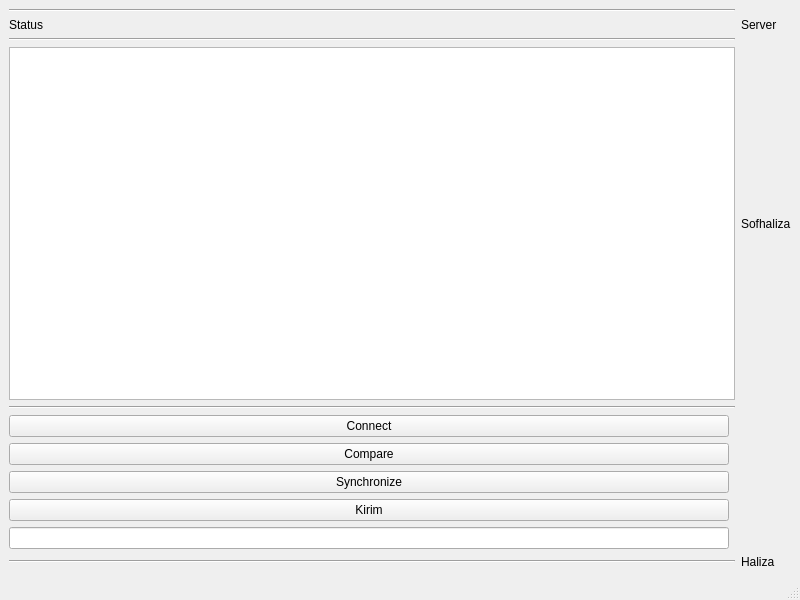
<?xml version="1.0" encoding="UTF-8"?>
<ui version="4.0">
 <class>Tampil</class>
 <widget class="QMainWindow" name="Tampil">
  <property name="geometry">
   <rect>
    <x>0</x>
    <y>0</y>
    <width>800</width>
    <height>600</height>
   </rect>
  </property>
  <property name="windowTitle">
   <string>MainWindow</string>
  </property>
  <widget class="QWidget" name="centralwidget">
   <layout class="QGridLayout" name="gridLayout">
    <item row="1" column="2">
     <widget class="QLabel" name="label_4">
      <property name="text">
       <string>Server</string>
      </property>
     </widget>
    </item>
    <item row="16" column="0">
     <widget class="QPushButton" name="PB_kirim">
      <property name="text">
       <string>Kirim</string>
      </property>
     </widget>
    </item>
    <item row="19" column="2">
     <widget class="QLabel" name="label_5">
      <property name="text">
       <string>Haliza</string>
      </property>
     </widget>
    </item>
    <item row="5" column="0" colspan="2">
     <widget class="TreeSubwin" name="treeView"/>
    </item>
    <item row="1" column="0">
     <widget class="QLabel" name="label">
      <property name="text">
       <string>Status</string>
      </property>
     </widget>
    </item>
    <item row="10" column="0" colspan="2">
     <widget class="Line" name="line_3">
      <property name="orientation">
       <enum>Qt::Horizontal</enum>
      </property>
     </widget>
    </item>
    <item row="12" column="0">
     <widget class="QPushButton" name="PB_compare">
      <property name="text">
       <string>Compare</string>
      </property>
     </widget>
    </item>
    <item row="0" column="0" colspan="2">
     <widget class="Line" name="line_2">
      <property name="orientation">
       <enum>Qt::Horizontal</enum>
      </property>
     </widget>
    </item>
    <item row="5" column="2">
     <widget class="QLabel" name="label_3">
      <property name="text">
       <string>Sofhaliza</string>
      </property>
     </widget>
    </item>
    <item row="19" column="0" colspan="2">
     <widget class="Line" name="line_4">
      <property name="orientation">
       <enum>Qt::Horizontal</enum>
      </property>
     </widget>
    </item>
    <item row="11" column="0">
     <widget class="QPushButton" name="PB_connect">
      <property name="text">
       <string>Connect</string>
      </property>
     </widget>
    </item>
    <item row="3" column="0" colspan="2">
     <widget class="Line" name="line">
      <property name="orientation">
       <enum>Qt::Horizontal</enum>
      </property>
     </widget>
    </item>
    <item row="18" column="0">
     <widget class="QLineEdit" name="lineEdit"/>
    </item>
    <item row="13" column="0">
     <widget class="QPushButton" name="PB_synchron">
      <property name="text">
       <string>Synchronize</string>
      </property>
     </widget>
    </item>
   </layout>
  </widget>
  <widget class="QMenuBar" name="menubar">
   <property name="geometry">
    <rect>
     <x>0</x>
     <y>0</y>
     <width>800</width>
     <height>22</height>
    </rect>
   </property>
  </widget>
  <widget class="QStatusBar" name="statusbar"/>
 </widget>
 <customwidgets>
  <customwidget>
   <class>TreeSubwin</class>
   <extends>QTreeView</extends>
   <header>treesubwin.h</header>
  </customwidget>
 </customwidgets>
 <resources/>
 <connections/>
</ui>
